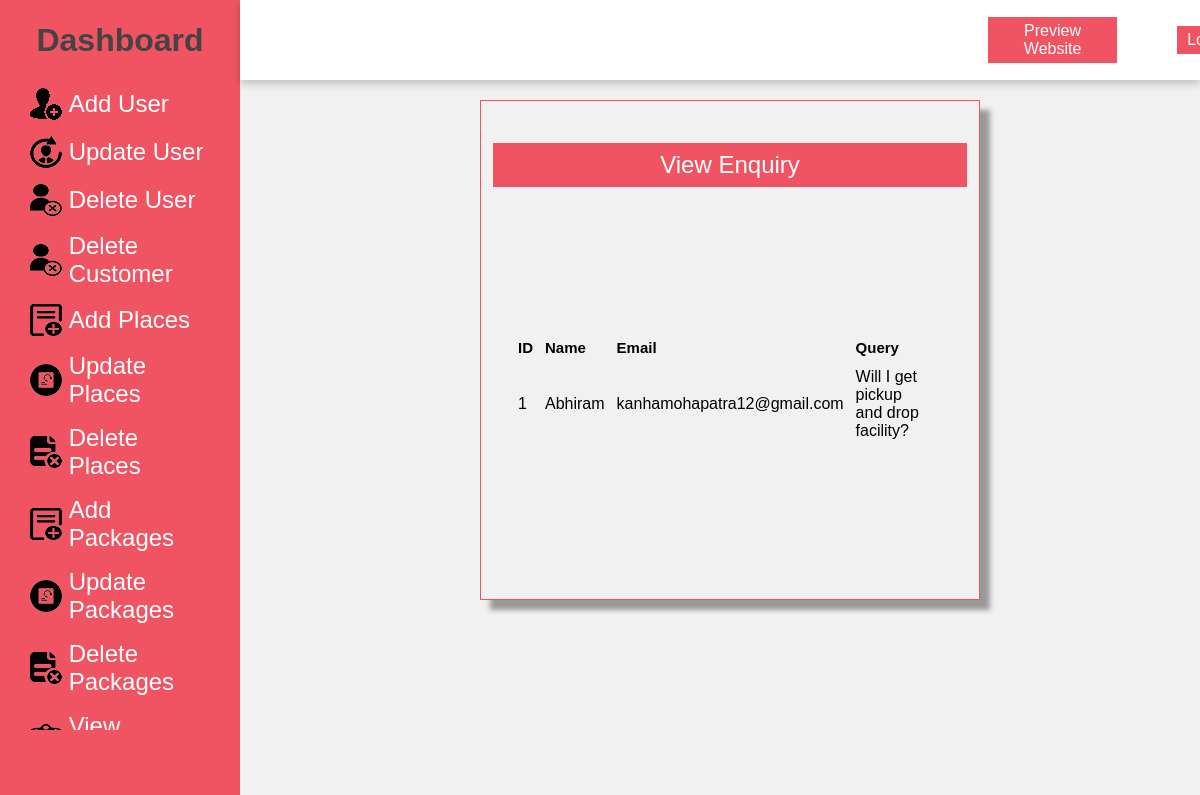
The page /Admin/viewenquiry.php (signed in) on the database its author committed.
### tables this page shows
CREATE TABLE `enquiry_details` (
  `Enquiry_id` int(15) NOT NULL,
  `Name` varchar(255) NOT NULL,
  `Email` varchar(255) NOT NULL,
  `Query` varchar(256) NOT NULL,
  `Status` int(15) NOT NULL
);

### Admin/viewenquiry.php (the view, shortened to what this page needs)
<html>
<head>
<link href="style.css" rel="stylesheet" type="text/css" />
</head>
<body>
<?php include('function.php'); ?>
<?php include('top.php'); ?>
<div style="padding-top:100px; box-shadow:1px 1px 20px black; height:100vh" class="container">
<div style="border-right:0px solid #999; min-height:450px;">
<?php include('left.php'); ?>
</div>
<form method="post">
<table border="0" width="500px" height="500px" style="margin-top:0vh; margin-left:20vw;" align="center" class="tableshadow">
<tr><td class="toptd">View Enquiry</td></tr>
<tr><td align="center" align="top" style="padding-top:10px;">
<table border="0" align="center" width="95%" >
<tr><td style="font-size:15px; padding:5px; font-weight:bold;">ID</td>
<td style="font-size:15px; padding:5px; font-weight:bold;">Name</td>
<td style="font-size:15px; padding:5px; font-weight:bold;">Email</td>
<td style="font-size:15px; padding:5px; font-weight:bold;">Query</td>
<?php
$s="select * from enquiry_details";
$result=mysqli_query($cn,$s);
while($data=mysqli_fetch_array($result))
{
		echo "<tr><td style=' padding:5px;'>$data[0]</td>
		<td style=' padding:5px;'>$data[1]</td>
		<td style=' padding:5px;'>$data[2]</td>
        <td style=' padding:5px;'>$data[3]</td>";
}
?>
</table>
</td></tr></table>
</form>
</div>
</body>
</html>

### Admin/style.css (style rules this page uses)
.tableshadow { box-shadow:10px 10px 5px #999; padding-top:40px; border:solid 1px #f05462 }
.toptd { color:white; font-size:24px; text-align:center; height:40px; background-color:#f05462 }
body { background: #222D32; font-family: 'Roboto', sans-serif; }

### Admin/top.php (style rules this page uses)
.container { position: absolute; right: 0px; width: 80vw; height: 100vh; background: #f1f1f1; display: flex; flex-wrap: wrap; }

### Admin/left.php (style rules this page uses)
* { margin: 0; padding: 0; box-sizing: border-box; font-family: 'Poppins', sans-serif; }
body { min-height: 100vh; }
table { padding: 10px; }
th, td { text-align: left; padding: 8px; }
.container { position: absolute; right: 0; width: 80vw; height: 100vh; background: #f1f1f1; }

### rows shown on the page
enquiry_details: Enquiry_id "1", Name "Abhiram", Email "kanhamohapatra12@gmail.com", Query "Will I get pickup and drop facility?"
